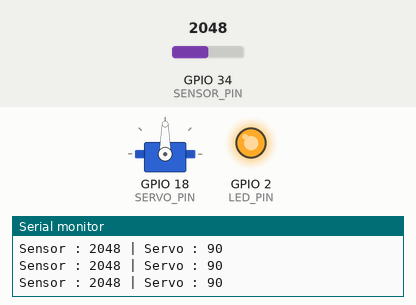
Recording of a sketch running on a simulated ESP32. Shown: servo, output pins drawn as LEDs (lit = HIGH), the last lines printed to the serial monitor. The test bench sets the inputs (shaded band); at power-on: GPIO 34 (SENSOR_PIN) = 2048.

Above: at 1.2 s.
1.3 s: GPIO 34 (SENSOR_PIN) set to 1960
At 1.6 s:
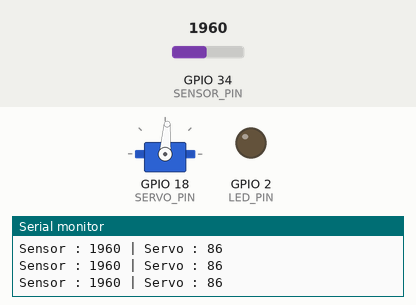
2.8 s: GPIO 34 (SENSOR_PIN) set to 1228
At 4.0 s:
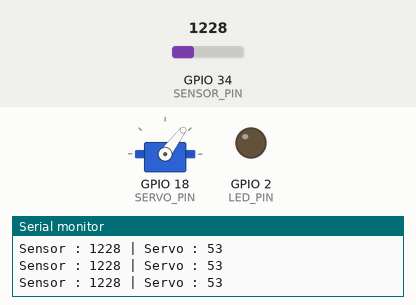
4.3 s: GPIO 34 (SENSOR_PIN) set to 491
At 5.2 s:
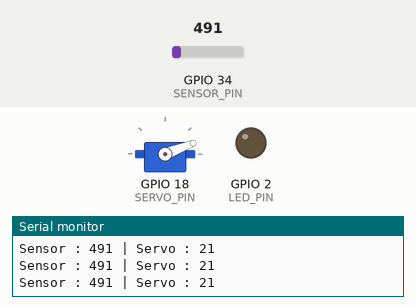
5.8 s: GPIO 34 (SENSOR_PIN) set to 0
At 6.4 s:
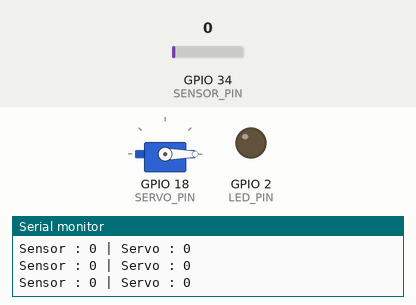
7.3 s: GPIO 34 (SENSOR_PIN) set to 2866
At 8.5 s:
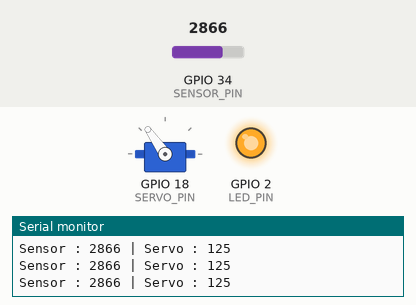
8.8 s: GPIO 34 (SENSOR_PIN) set to 3603
At 9.4 s:
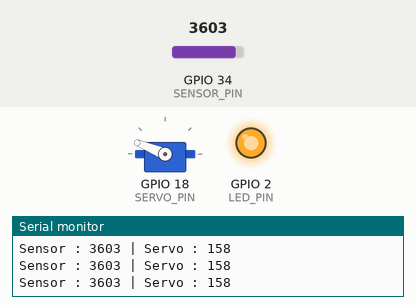
Timing chart, 0 to 11.3 s (numbered marks = the images above; inputs shaded):
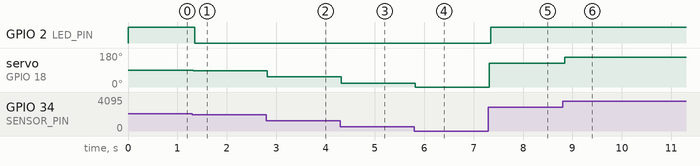

Measured:
- after the input at 1.3 s, GPIO 2 (LED_PIN): HIGH → LOW after 0.05 s; servo on GPIO 18 (SERVO_PIN): 90° → 86° at once
- after the input at 2.8 s, servo on GPIO 18 (SERVO_PIN): 86° → 53° at once
- after the input at 4.3 s, servo on GPIO 18 (SERVO_PIN): 53° → 21° at once
- after the input at 5.8 s, servo on GPIO 18 (SERVO_PIN): 21° → 0° at once
- after the input at 7.3 s, GPIO 2 (LED_PIN): LOW → HIGH after 0.05 s; servo on GPIO 18 (SERVO_PIN): 0° → 125° at once
- after the input at 8.8 s, servo on GPIO 18 (SERVO_PIN): 125° → 158° at once

The sketch:

program_3.ino
```cpp
#include <Arduino.h>
#include <ESP32Servo.h>

// ================= PIN =================
#define SENSOR_PIN   34
#define SERVO_PIN    18
#define LED_PIN      2

Servo myServo;

// Variabel global
int sensorValue = 0;
int servoAngle = 0;

// =====================================================
// TASK MEMBACA SENSOR
// =====================================================
void TaskSensor(void *pvParameters) {

  while (1) {

    sensorValue = analogRead(SENSOR_PIN);

    // Mapping sensor ke sudut servo
    servoAngle = map(sensorValue, 0, 4095, 0, 180);

    Serial.print("Sensor : ");
    Serial.print(sensorValue);

    Serial.print(" | Servo : ");
    Serial.println(servoAngle);

    vTaskDelay(100 / portTICK_PERIOD_MS);
  }
}

// =====================================================
// TASK SERVO
// =====================================================
void TaskServo(void *pvParameters) {

  while (1) {

    myServo.write(servoAngle);

    vTaskDelay(20 / portTICK_PERIOD_MS);
  }
}

// =====================================================
// TASK LED
// =====================================================
void TaskLED(void *pvParameters) {

  while (1) {

    if (sensorValue > 2000) {

      digitalWrite(LED_PIN, HIGH);
    }
    else {

      digitalWrite(LED_PIN, LOW);
    }

    vTaskDelay(50 / portTICK_PERIOD_MS);
  }
}

// =====================================================
// SETUP
// =====================================================
void setup() {

  Serial.begin(115200);

  pinMode(LED_PIN, OUTPUT);

  // Setup Servo
  myServo.setPeriodHertz(50);
  myServo.attach(SERVO_PIN, 500, 2400);

  // Membuat Task FreeRTOS
  xTaskCreate(
    TaskSensor,
    "Sensor",
    2048,
    NULL,
    1,
    NULL
  );

  xTaskCreate(
    TaskServo,
    "Servo",
    2048,
    NULL,
    1,
    NULL
  );

  xTaskCreate(
    TaskLED,
    "LED",
    2048,
    NULL,
    1,
    NULL
  );
}

// =====================================================
// LOOP
// =====================================================
void loop() {

}
```
